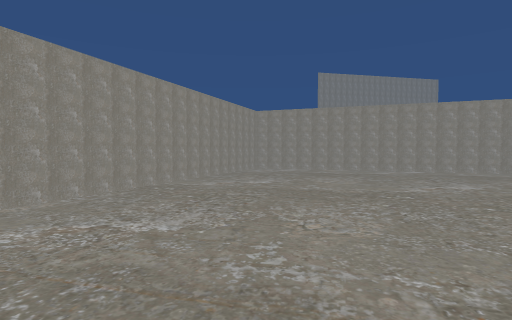
[1] (above)

22 first-person views from a walk through a Unity game level. The camera is 1.3 m above the floor, tilts 2° down and sees 80° across. The floor is counted in squares, 2 m on a side. Each view is taken from the middle of a square. On the plan, view 1 faces up. The plan holds only what a view shows up to about 10 squares ahead; the rest is blank. The place goes on beyond the plan. The player is left out. Some surface patterns are stand-ins.

[2]
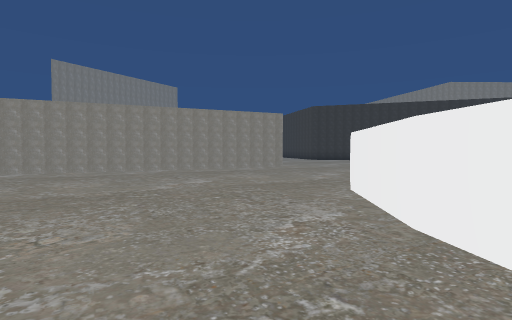

[3]
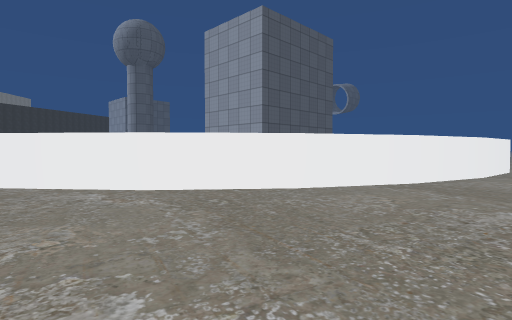

[4]
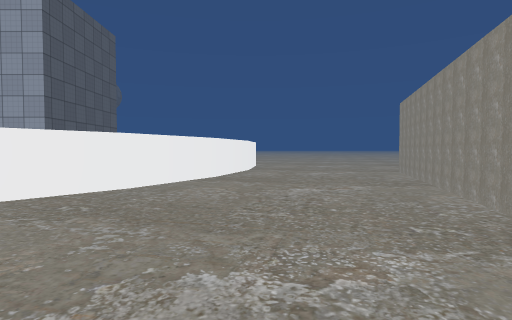

[5]
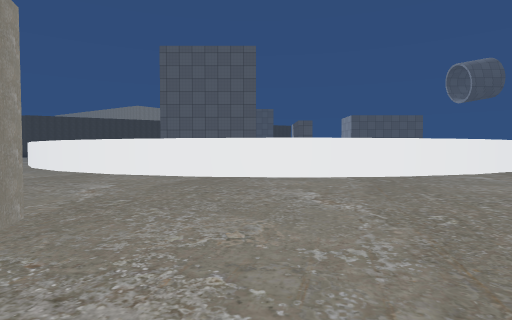

[6]
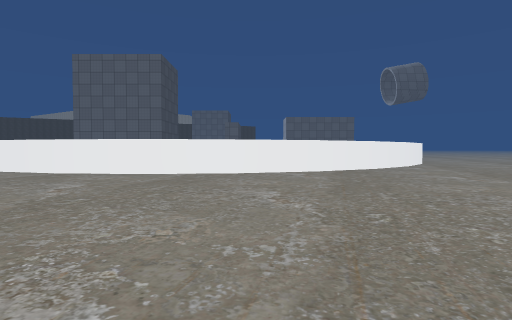

[7]
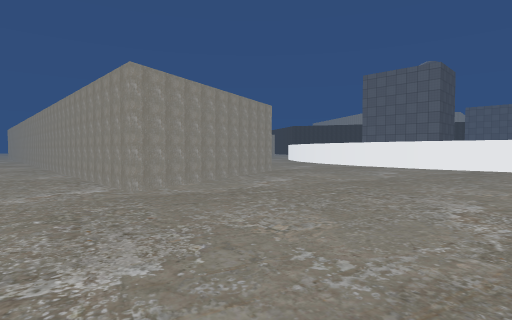

[8]
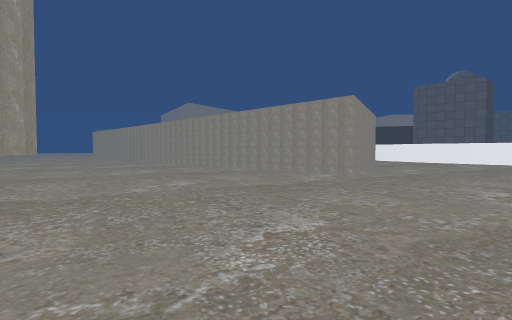

[9]
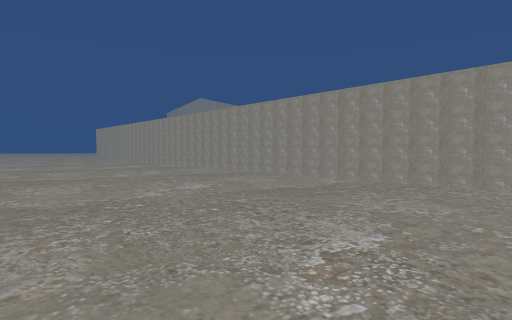

[10]
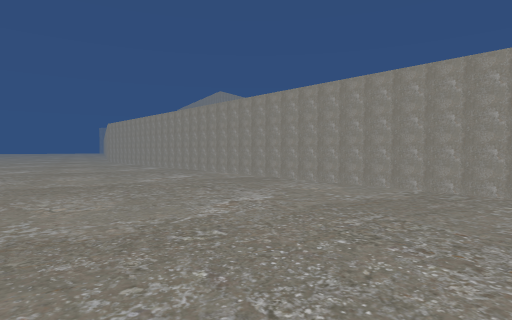

[11]
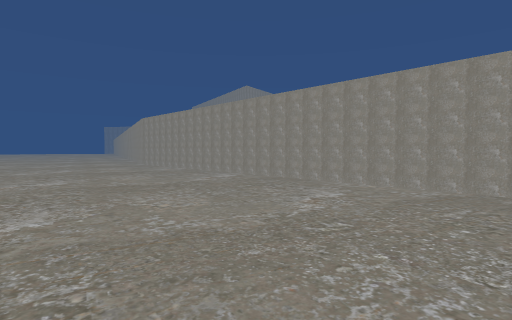

[12]
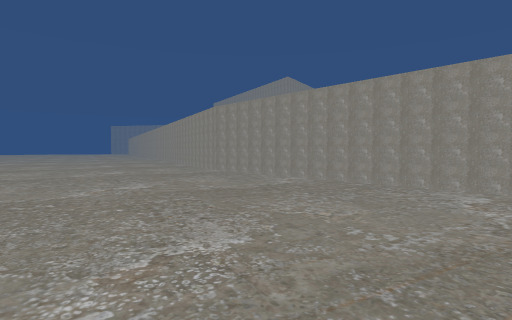

[13]
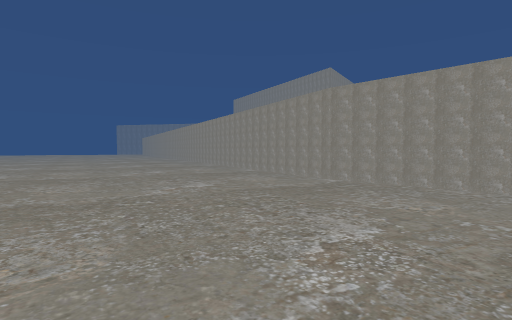

[14]
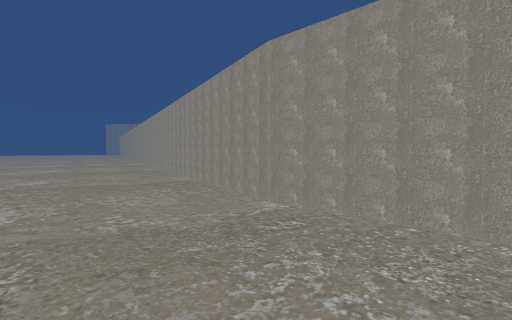

[15]
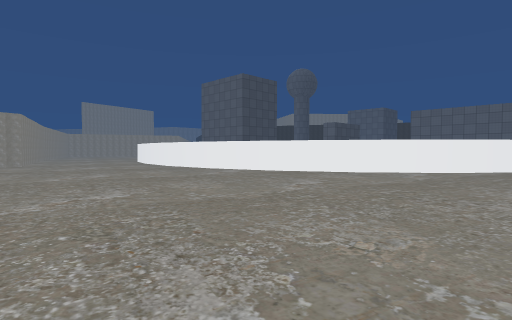

[16]
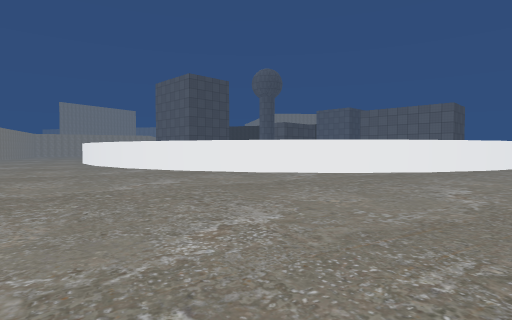

[17]
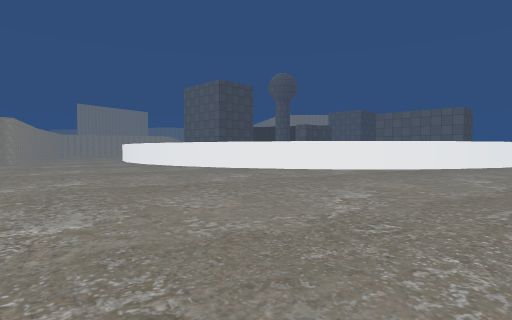

[18]
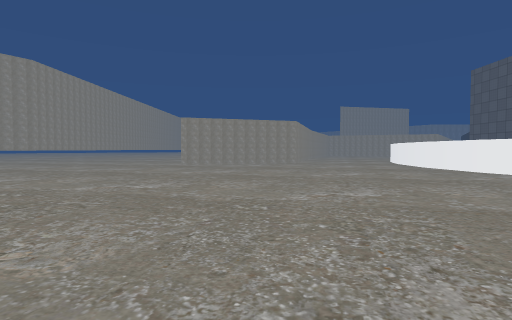

[19]
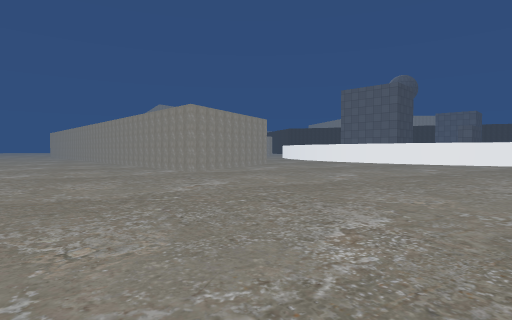

[20]
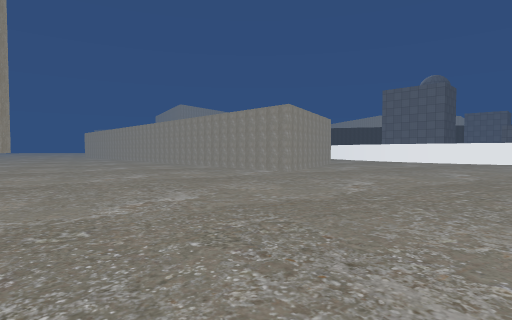

[21]
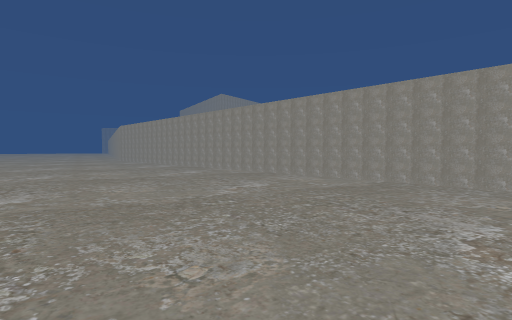

[22]
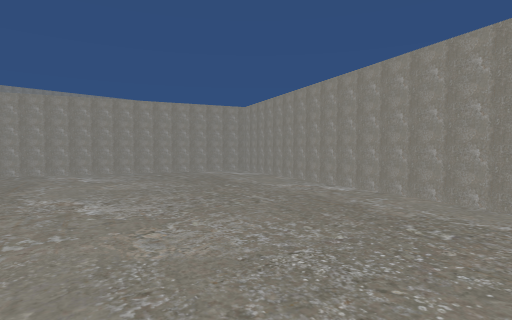

### Floor plan
Points are (right, up) in squares from view 1. A wall is a line through its corners. A room is listed if a view was taken in it or the views show most of it. See-through windows are left out.
Room 1 (views 1, 2, 3, 4, 5, 6, 7, 8, 9, 10, 11, 12, 13, 14, 15, 16, 17, 18, 19, 20, 21, 22)
walls: (-0.8, -5.6) (0, -3.2); (-1, -8.1) (-0.7, -5.5); (-16.3, -6) (-16.8, -6.7); (-0.1, -3.3) (1.1, -1); (-3.5, 1.1) (-5.1, -4.8) (-10.1, -6.4) (-9.2, 15.6); (-0.7, -10.5) (-1, -7.9); (1.1, -1.1) (2.7, 0.9); (0, -12.9) (-0.8, -10.4); (2.6, 0.8) (4.6, 2.4); (1.2, -15.1) (-0.1, -12.7); (4.5, 2.3) (6.8, 3.6); (2.7, -16.9) (1.1, -14.9); (4.6, -18.4) (2.6, -16.8); (6.7, -19.6) (4.5, -18.4); (6.7, 7.9) (0, 10.5) (-2.7, 3.2); (7.6, -19.8) (6.7, -19.5); (-9.2, 15.5) (-7.6, 20.5)

Where each view was taken, in squares from view 1:
view 1: 0 up, 0 right, facing up
view 2: 0 up, 0 right, facing up-right
view 3: 3 up, 2 left, facing down-right
view 4: 4 up, 1 left, facing down
view 5: 7 down, 8 left, facing right
view 6: 11 down, 9 left, facing right
view 7: 11 down, 12 left, facing up-right
view 8: 10 down, 17 left, facing up-right
view 9: 6 down, 16 left, facing up-right
view 10: 1 down, 15 left, facing up-right
view 11: 3 up, 15 left, facing up-right
view 12: 8 up, 15 left, facing up-right
view 13: 12 up, 15 left, facing up-right
view 14: 13 up, 12 left, facing up-right
view 15: 19 down, 7 left, facing up-right
view 16: 21 down, 5 left, facing up-right
view 17: 21 down, 7 left, facing up-right
view 18: 19 down, 7 left, facing up
view 19: 14 down, 15 left, facing up-right
view 20: 12 down, 17 left, facing up-right
view 21: 2 down, 16 left, facing up-right
view 22: 4 up, 7 right, facing up-left
